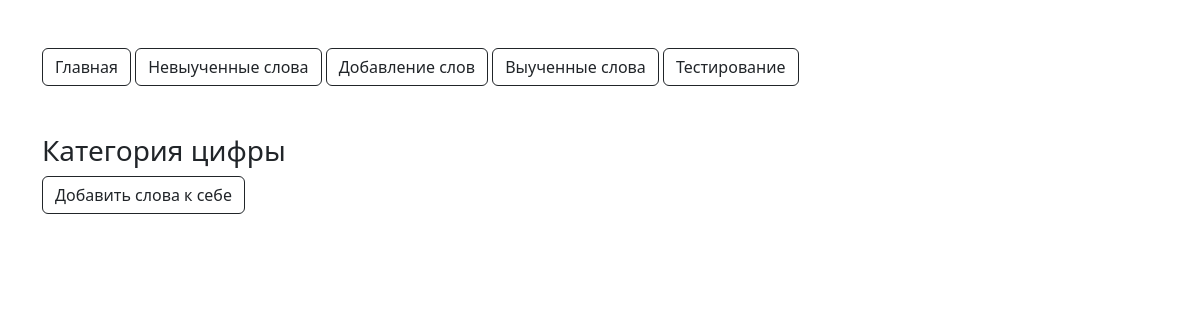
Page /pages/category.php?category=цифры on the earlier database version.
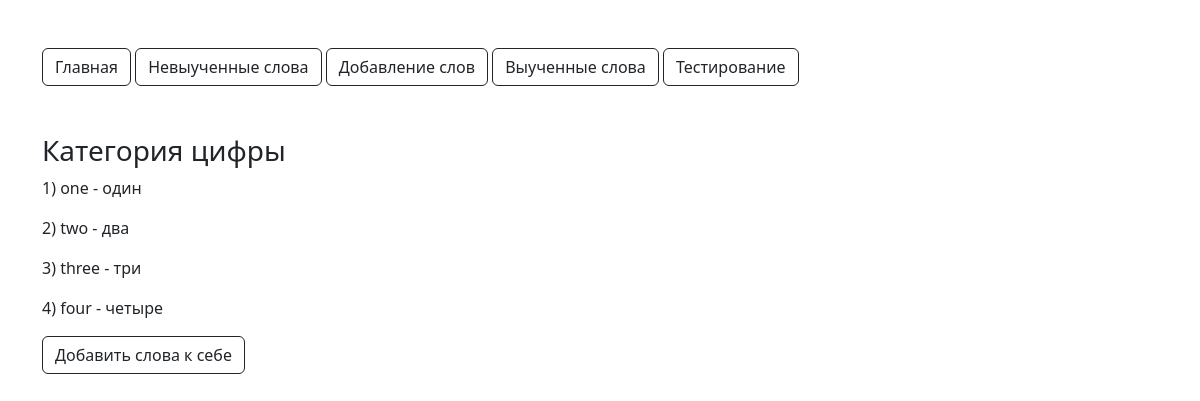
Same page on the later database version.
### tables this page shows
CREATE TABLE `categories_words` (
  `id` int NOT NULL,
  `category` varchar(40) NOT NULL,
  `word` text NOT NULL,
  `translate` text NOT NULL
);

### pages/category.php (the view, shortened to what this page needs)
<!doctype html>
<html lang="en">
<head>
</head>
<body>
    <?php
        require_once "../components/header.php";
        require_once "../settings/db_connect.php";
    $category = $_GET['category'];
    $words = mysqli_fetch_all(mysqli_query($connect, "SELECT * FROM `categories_words` WHERE `category` = '$category'")); ?>
    <h3><?="Категория " . $category?></h3>
    <?php
       for ($i = 0; $i < count($words); $i++) { ?>
           <p><?= $i + 1 . ") " . $words[$i][2] . " -  " . $words[$i][3]?></p>
       <?php
       }
    ?>
    <form action="../scripts/php/user_add_category.php" method="post">
        <button type="submit" class="btn btn-outline-dark mt-2, mb-2">Добавить слова к себе</button>
    </form>
</body>
</html>

### components/header.php (shortened to what this page needs)
<!doctype html>
<html lang="en">
<head>
    <link rel="stylesheet" href="https://cdn.jsdelivr.net/npm/bootstrap@5.2.3/dist/css/bootstrap.min.css">
</head>
<body>
<div class="container mt-5">
<header class="alert-secondary ">
    <div class="col">
            <a href="../index.php" class="btn btn-outline-dark" type="submit">Главная</a>
            <a  href="../pages/unlearned_words.php" class="btn btn-outline-dark" type="submit">Невыученные слова</a>
            <a href="../pages/add_word_form.php" class="btn btn-outline-dark" type="submit">Добавление слов</a>
            <a  href="../pages/learned_words.php" class="btn btn-outline-dark" type="submit">Выученные слова</a>
            <a href="../pages/test.php" class="btn btn-outline-dark" type="submit">Тестирование</a>
    </div>
    <br>
    <br>
</header>

Differences in the rows shown:
added categories_words: word "one", translate "один"
added categories_words: word "two", translate "два"
added categories_words: word "three", translate "три"
added categories_words: word "four", translate "четыре"
